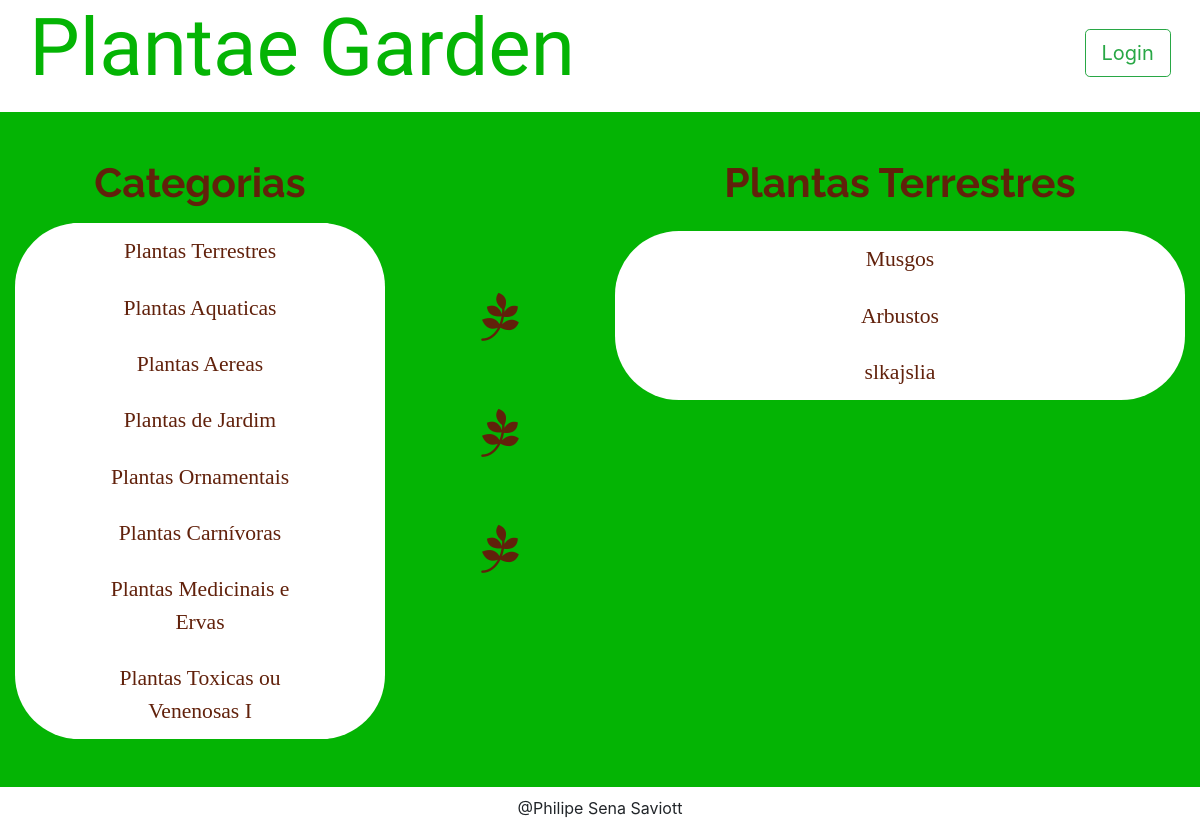
The app's page /category/1/items, older data.
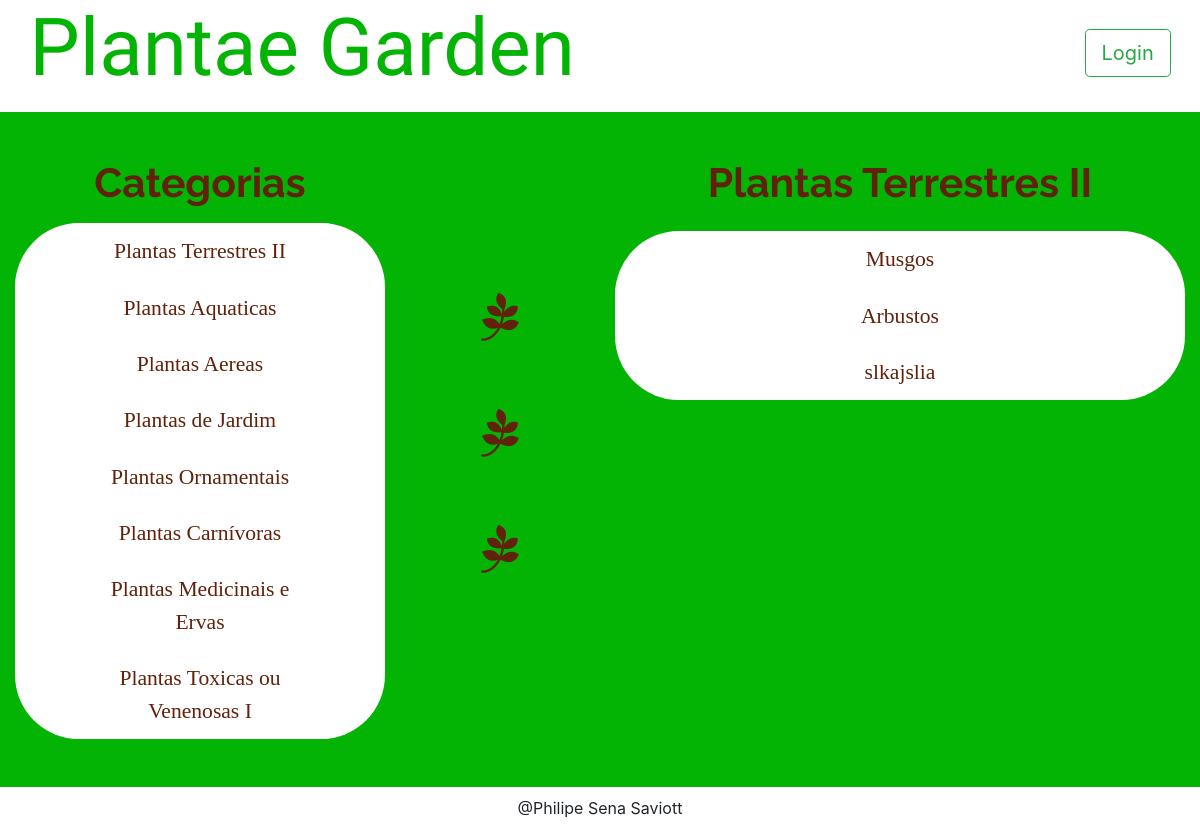
The same page, newer data.
### models.py (models this page shows, shortened)
class Category(Base):
    __tablename__ = 'category'
    id = Column(Integer, primary_key=True)
    name = Column(String(50), nullable=False)
    user_id = Column(Integer, ForeignKey('user.id'))
    user = relationship(User)

### application.py (the view, shortened to what this page needs)
@app.route('/category/<int:category_id>/items')
def categoryFunction(category_id):
    category = session.query(Category)
    category2 = session.query(Category).filter_by(id=category_id).first()
    if not hasattr(category2, 'id'):
        return "this category not exist"
    items = session.query(Item).filter_by(category_id=category2.id)
    if 'username' not in login_session:
        if items.count() == 0:
            flash("You have no items yet!")
            return render_template(
                'publicCategory.html',
                plantas=category, plantas2=category2, itemName=items)
        else:
            return render_template(
                'publicCategory.html',
                plantas=category, plantas2=category2, itemName=items)

### templates/publicCategory.html (shortened to what this page needs)
{% extends "main.html" %}
{% block content %}
{% include "header.html" %}
    <section class="row main-body">
      <div class="col-md-9">
      </div>
    </section>
    <section class="row main-body">
      <div id="item-description" class="col-md-4">
        <h2 class="cat-title">Categorias</h2>
        <div class="cat-all-list">
          {% for i in plantas %}
            <div class="list-group cat-list">
              <a href="{{ url_for('categoryFunction', category_id=i.id)}}" class="list-group-item">{{ i.name }}</a>
            </div>
          {% endfor %}
        </div>
      </div>
      <ul class="col-md-2 tree-list">
        <li><i class="fa fa-pagelines"></i></li>
        <li><i class="fa fa-pagelines"></i></li>
        <li><i class="fa fa-pagelines"></i></li>
      </ul>
      <div id="item-description" class="col-md-6">
        <h2 class="cat-title">{{ plantas2.name }}</h2>
        <div class="cat-all-list">
          {% for i in itemName %}
            <div class="list-group cat-list">
              <a href="{{ url_for('itemFunction', item_id=i.id, category_id=plantas2.id)}}" class="list-group-item" class="list-group-item">{{ i.name }}</a>
            </div>
          {% endfor %}
        </div>
      </div>
    </section>
{% endblock %}

Row changes from the older to the newer data that the page shows:
changed Category: name "Plantas Terrestres" → "Plantas Terrestres II"
